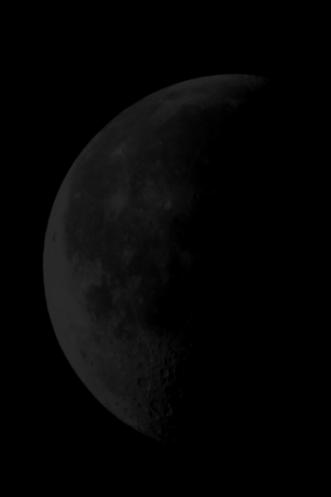
#> input picture CV/2. Image Enhancement/Homework/testdata/0moon_dark.jpg, 331 x 497 px; its folder holds only this picture in this run
$ jupyter execute 'Image Contrast Enhancement Algorithm.ipynb'   (older library calls are emulated)
#> lines starting #> are read from the running program, lines starting #| are printed output that depends on the picture
# Kỹ thuật tăng cường tương phản ảnh
Trong phần này cần thực hiện
- Cân bằng histogram (histogram equalization)
- Cân bằng động histogram (dynamic histogram equalization)
- Một thuật toán mới tăng cường tương phản ảnh sử dụng framework Exposure Fusio

# Ảnh thực hành

[cell 1]
import cv2
import matplotlib.pyplot as plt
import os

[cell 2]
img_names = os.listdir('testdata/')
plt.figure(figsize=(18, 18))
for i, img_name in enumerate(img_names):
    img = cv2.imread(os.path.join('testdata/', img_name))
#> img is the input picture: shape (497, 331, 3); min 0, max 45, mean 5.1
    img = cv2.cvtColor(img, cv2.COLOR_BGR2RGB) # for showing purpose
    plt.subplot(4,2,i+1)
    plt.imshow(img)
plt.show()

# Cân bằng Histogram

[cell 3]
import cv2
import numpy as np
import matplotlib.pyplot as plt
import os

# Yêu cầu
Hoàn thiện hàm he với trường hợp ảnh đầu vào là ảnh màu

[cell 4]
def he(img):
    # if input image is gray image
    if(len(img.shape)==2):
        outImg = cv2.equalizeHist(img)

    # if input image is color image
    ### YOUR CODE HERE ###
    else:
        img_hls = cv2.cvtColor(img, cv2.COLOR_BGR2HLS)
#> img_hls: shape (497, 331, 3); mean of channels 0, 1, 2 0, 5.1, 0
        clahe = cv2.createCLAHE(clipLimit=4.0, tileGridSize=(8,8))
        img_hls[:, :, 1] = clahe.apply(img_hls[:, :, 1])
#> img_hls: shape (497, 331, 3); mean of channels 0, 1, 2 0, 18.5, 0
        # img_hls[:, :, 1] = cv2.equalizeHist(img_hls[:, :, 1])
        outImg = cv2.cvtColor(img_hls, cv2.COLOR_HLS2BGR)
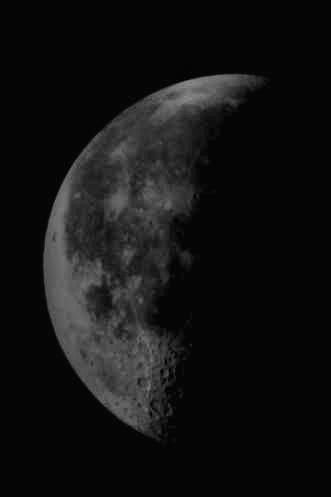
#> outImg: shape (497, 331, 3); min 4, max 141, mean 18.5


    ### YOUR CODE HERE ###

    return outImg

# Yêu cầu
- Lấy danh sách tên ảnh trong folder testdata
- Loop qua từng ảnh, đọc ảnh và truyền vào hàm he
- Hiển thị ảnh kết quả

[cell 5]
### YOUR CODE HERE ###
img_names = os.listdir('testdata/')
plt.figure(figsize=(18, 18))
for i, img_name in enumerate(img_names):
    img = cv2.imread(os.path.join('testdata/', img_name))
    img = he(img)
    img = cv2.cvtColor(img, cv2.COLOR_BGR2RGB) # for showing purpose
    plt.subplot(4,2,i+1)
    plt.imshow(img)
plt.show()

# Cân bằng mức xám động

[cell 6]
import numpy as np
import matplotlib.pyplot as plt
import matplotlib.colors
import imageio
import scipy, scipy.misc, scipy.signal
import cv2
import sys

# Yêu cầu
Hoàn thiện hàm build_is_hist và dhe

Tài liệu tham khảo: https://www.researchgate.net/publication/3183129_A_Dynamic_Histogram_Equalization_for_Image_Contrast_Enhancement

[cell 7]
def build_is_hist(img):
    hei = img.shape[0]
#> hei = 497
    wid = img.shape[1]
#> wid = 331
    ch = img.shape[2]
#> ch = 3
    Img = np.zeros((hei+4, wid+4, ch))
    for i in range(ch):
        Img[:,:,i] = np.pad(img[:,:,i], (2,2), 'edge')
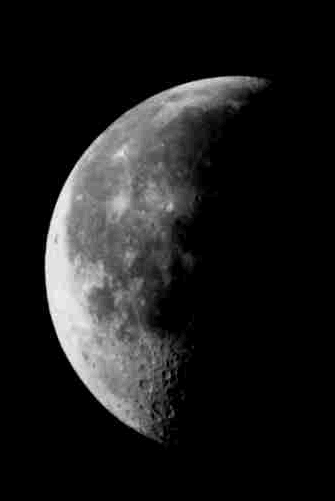
#> Img: shape (501, 335, 3) float64; min 0, max 45, mean 5; drawn with min black and max white
    hsv = (matplotlib.colors.rgb_to_hsv(Img))
#> hsv: shape (501, 335, 3) float64; mean of channels 0, 1, 2 0, 0, 5
    hsv[:,:,0] = hsv[:,:,0] * 255
    hsv[:,:,1] = hsv[:,:,1] * 255
    hsv[hsv>255] = 255
    hsv[hsv<0] = 0
    hsv = hsv.astype(np.uint8).astype(np.float64)
    fh = np.array([[-1.0,0.0,1.0],[-2.0,0.0,2.0],[-1.0,0.0,1.0]])
    fv = fh.conj().T

    H = hsv[:,:,0]
#> H: shape (501, 335) float64; every value is 0
    S = hsv[:,:,1]
    I = hsv[:,:,2]

    dIh = scipy.signal.convolve2d(I, np.rot90(fh, 2), mode='same')
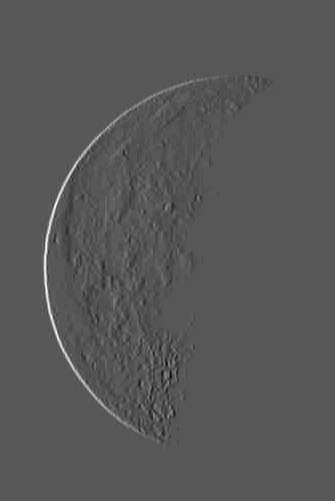
#> dIh: shape (501, 335) float64; min -77, max 148, mean 0; drawn with min black and max white
    dIv = scipy.signal.convolve2d(I, np.rot90(fv, 2), mode='same')
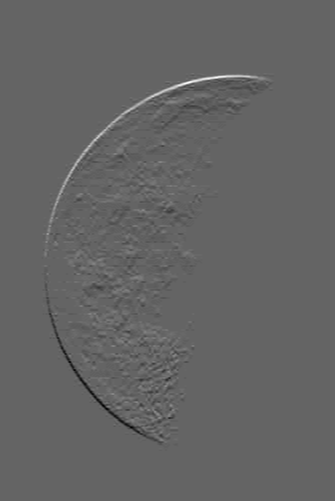
#> dIv: shape (501, 335) float64; min -87, max 134, mean 0; drawn with min black and max white
    dIh[dIh==0] = 0.00001
    dIv[dIv==0] = 0.00001
    dI = np.sqrt(dIh**2+dIv**2).astype(np.uint32)
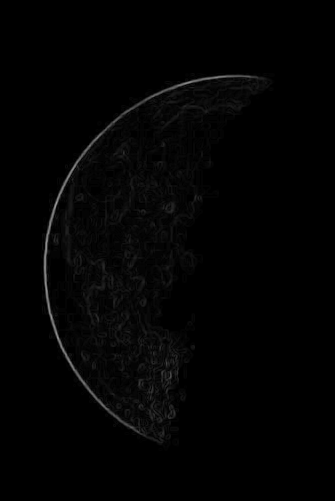
#> dI: shape (501, 335) uint32; min 0, max 156, mean 3
    di = dI[2:hei+2,2:wid+2]

    dSh = scipy.signal.convolve2d(S, np.rot90(fh, 2), mode='same')
    dSv = scipy.signal.convolve2d(S, np.rot90(fv, 2), mode='same')
    dSh[dSh==0] = 0.00001
#> dSh: shape (501, 335) float64; every value is 1e-05
    dSv[dSv==0] = 0.00001
    dS = np.sqrt(dSh**2+dSv**2).astype(np.uint32)
#> dS: shape (501, 335) uint32; every value is 0
    ds = dS[2:hei+2,2:wid+2]
#> ds: shape (497, 331) uint32; every value is 0


    h = H[2:hei+2,2:wid+2]
#> h: shape (497, 331) float64; every value is 0
    s = S[2:hei+2,2:wid+2]
    i = I[2:hei+2,2:wid+2].astype(np.uint8)

    Imean = scipy.signal.convolve2d(I,np.ones((5,5))/25, mode='same')
    Smean = scipy.signal.convolve2d(S,np.ones((5,5))/25, mode='same')

    Rho = np.zeros((hei+4,wid+4))
    for p in range(2,hei+2):
        for q in range(2,wid+2):
            tmpi = I[p-2:p+3,q-2:q+3]
            tmps = S[p-2:p+3,q-2:q+3]
            corre = np.corrcoef(tmpi.flatten('F'),tmps.flatten('F'))
            Rho[p,q] = corre[0,1]
#> Rho: shape (501, 335) float64; 98.02% of the values are NaN or infinite; the others: min 0, max 0, mean 0

    rho = np.abs(Rho[2:hei+2,2:wid+2])
#> rho: shape (497, 331) float64; every value is NaN or infinite
    rho[np.isnan(rho)] = 0
    rd = (rho*ds).astype(np.uint32)
    Hist_I = np.zeros((256,1))
    Hist_S = np.zeros((256,1))

    for n in range(0,255):
        temp = np.zeros(di.shape)
        temp[i==n] = di[i==n]
        Hist_I[n+1] = np.sum(temp.flatten('F'))
        temp = np.zeros(di.shape)
        temp[i==n] = rd[i==n]
        Hist_S[n+1] = np.sum(temp.flatten('F'))
#> after the loop, Hist_I = 256 values, max 24078 at index 1, min 0 at index 0, mean 1963.4; Hist_S = 256 values from 0 to 0

    return Hist_I, Hist_S

[cell 8]
def dhe(img, alpha=0.5):

    hist_i, hist_s = build_is_hist(img)
#> hist_i has the same summary as Hist_I in build_is_hist; hist_s = 256 values from 0 to 0
    hist_c = alpha*hist_s + (1-alpha)*hist_i
#> hist_c = 256 values, max 12039 at index 1, min 0 at index 0, mean 981.7
    hist_sum = np.sum(hist_c)
#> hist_sum = 251315.5
    hist_cum = hist_c.cumsum(axis=0)
#> hist_cum = 256 values from 0 to 251315.5

    hsv = matplotlib.colors.rgb_to_hsv(img)
#> hsv: shape (497, 331, 3) float32; mean of channels 0, 1, 2 0, 0, 5.1
    h = hsv[:,:,0]
    s = hsv[:,:,1]
    i = hsv[:,:,2].astype(np.uint8)

    c = hist_cum / hist_sum
#> c = 256 values from 0 to 1
    s_r = (c * 255)
#> s_r = 256 values from 0 to 255
    i_s = np.zeros(i.shape)
    for n in range(0,255):
        i_s[i==n] = s_r[n+1]/255.0
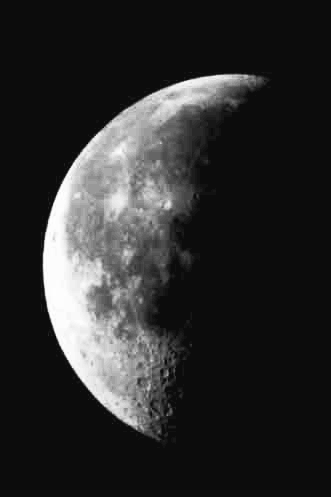
#> i_s: shape (497, 331) float64; min 0.0479, max 1, mean 0.177
    i_s[i==255] = 1
    hsi_o = np.stack((h,s,i_s), axis=2)
#> hsi_o: shape (497, 331, 3) float64; mean of channels 0, 1, 2 0, 0, 0.177
    result = matplotlib.colors.hsv_to_rgb(hsi_o)

    result = result * 255
    result[result>255] = 255
    result[result<0] = 0
    return result.astype(np.uint8)
